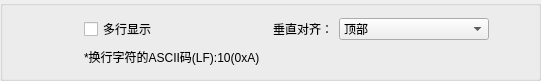
           <widget class="QGroupBox" name="groupBox_24">
            <property name="geometry">
             <rect>
              <x>10</x>
              <y>70</y>
              <width>541</width>
              <height>70</height>
             </rect>
            </property>
            <property name="title">
             <string/>
            </property>
            <layout class="QVBoxLayout" name="verticalLayout_23">
             <item>
              <layout class="QHBoxLayout" name="horizontalLayout_31">
               <item>
                <spacer name="horizontalSpacer_54">
                 <property name="orientation">
                  <enum>Qt::Horizontal</enum>
                 </property>
                 <property name="sizeType">
                  <enum>QSizePolicy::Fixed</enum>
                 </property>
                 <property name="sizeHint" stdset="0">
                  <size>
                   <width>70</width>
                   <height>20</height>
                  </size>
                 </property>
                </spacer>
               </item>
               <item>
                <widget class="QCheckBox" name="MultipleLinesShowCheckbox">
                 <property name="text">
                  <string>多行显示</string>
                 </property>
                </widget>
               </item>
               <item>
                <spacer name="horizontalSpacer_58">
                 <property name="orientation">
                  <enum>Qt::Horizontal</enum>
                 </property>
                 <property name="sizeType">
                  <enum>QSizePolicy::Fixed</enum>
                 </property>
                 <property name="sizeHint" stdset="0">
                  <size>
                   <width>110</width>
                   <height>20</height>
                  </size>
                 </property>
                </spacer>
               </item>
               <item>
                <widget class="QLabel" name="VerticalAlignmentLabel">
                 <property name="text">
                  <string>垂直对齐：</string>
                 </property>
                </widget>
               </item>
               <item>
                <widget class="QComboBox" name="VerticalAlignmentCombox">
                 <property name="minimumSize">
                  <size>
                   <width>150</width>
                   <height>0</height>
                  </size>
                 </property>
                 <item>
                  <property name="text">
                   <string>顶部</string>
                  </property>
                 </item>
                 <item>
                  <property name="text">
                   <string>居中对齐</string>
                  </property>
                 </item>
                 <item>
                  <property name="text">
                   <string>底部</string>
                  </property>
                 </item>
                </widget>
               </item>
               <item>
                <spacer name="horizontalSpacer_55">
                 <property name="orientation">
                  <enum>Qt::Horizontal</enum>
                 </property>
                 <property name="sizeHint" stdset="0">
                  <size>
                   <width>40</width>
                   <height>20</height>
                  </size>
                 </property>
                </spacer>
               </item>
              </layout>
             </item>
             <item>
              <layout class="QHBoxLayout" name="horizontalLayout_32">
               <item>
                <spacer name="horizontalSpacer_56">
                 <property name="orientation">
                  <enum>Qt::Horizontal</enum>
                 </property>
                 <property name="sizeType">
                  <enum>QSizePolicy::Fixed</enum>
                 </property>
                 <property name="sizeHint" stdset="0">
                  <size>
                   <width>70</width>
                   <height>20</height>
                  </size>
                 </property>
                </spacer>
               </item>
               <item>
                <widget class="QLabel" name="label_26">
                 <property name="text">
                  <string>*换行字符的ASCII码(LF):10(0xA)</string>
                 </property>
                </widget>
               </item>
               <item>
                <spacer name="horizontalSpacer_57">
                 <property name="orientation">
                  <enum>Qt::Horizontal</enum>
                 </property>
                 <property name="sizeHint" stdset="0">
                  <size>
                   <width>40</width>
                   <height>20</height>
                  </size>
                 </property>
                </spacer>
               </item>
              </layout>
             </item>
            </layout>
           </widget>
